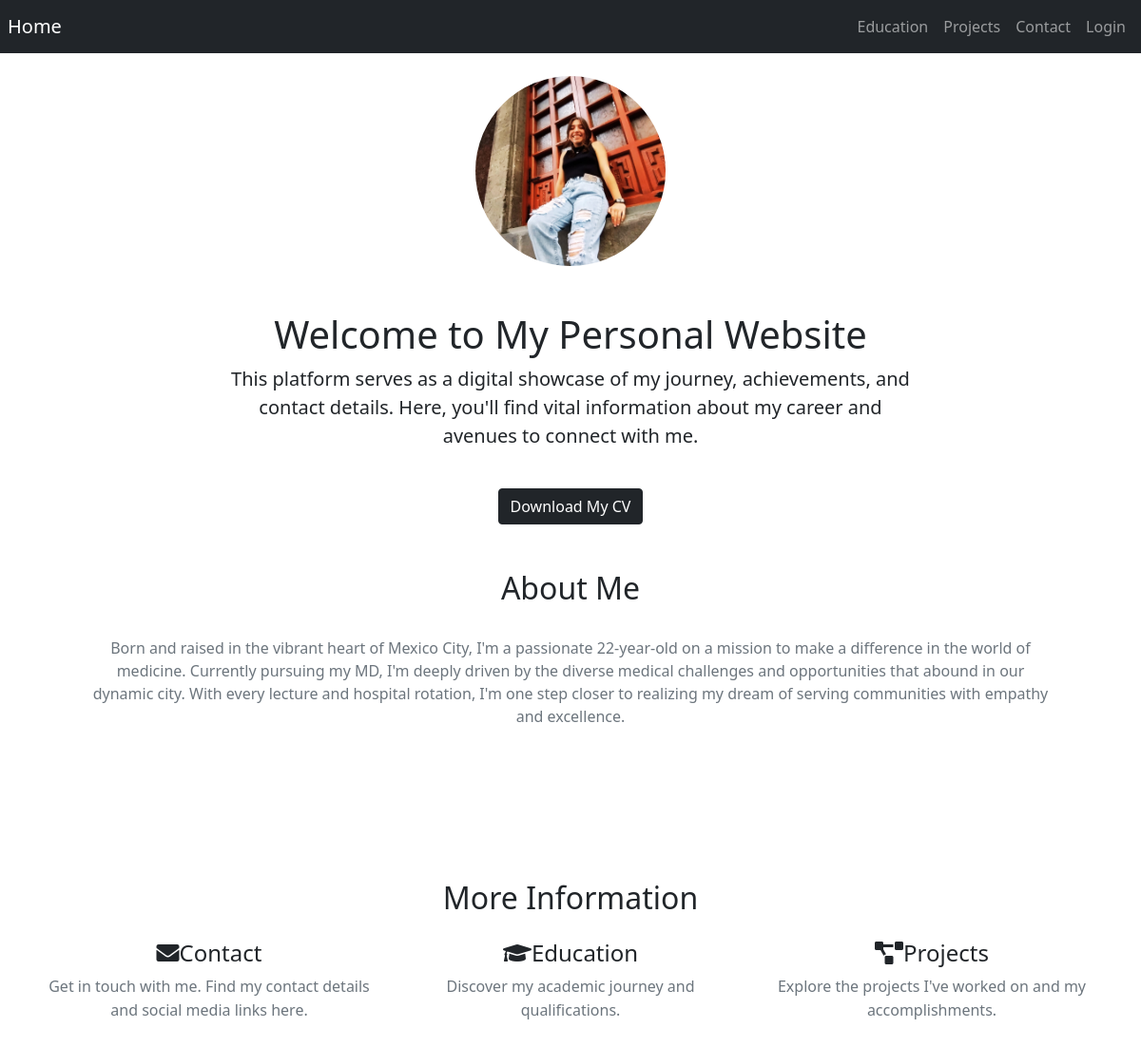
Before: / with the older database file.
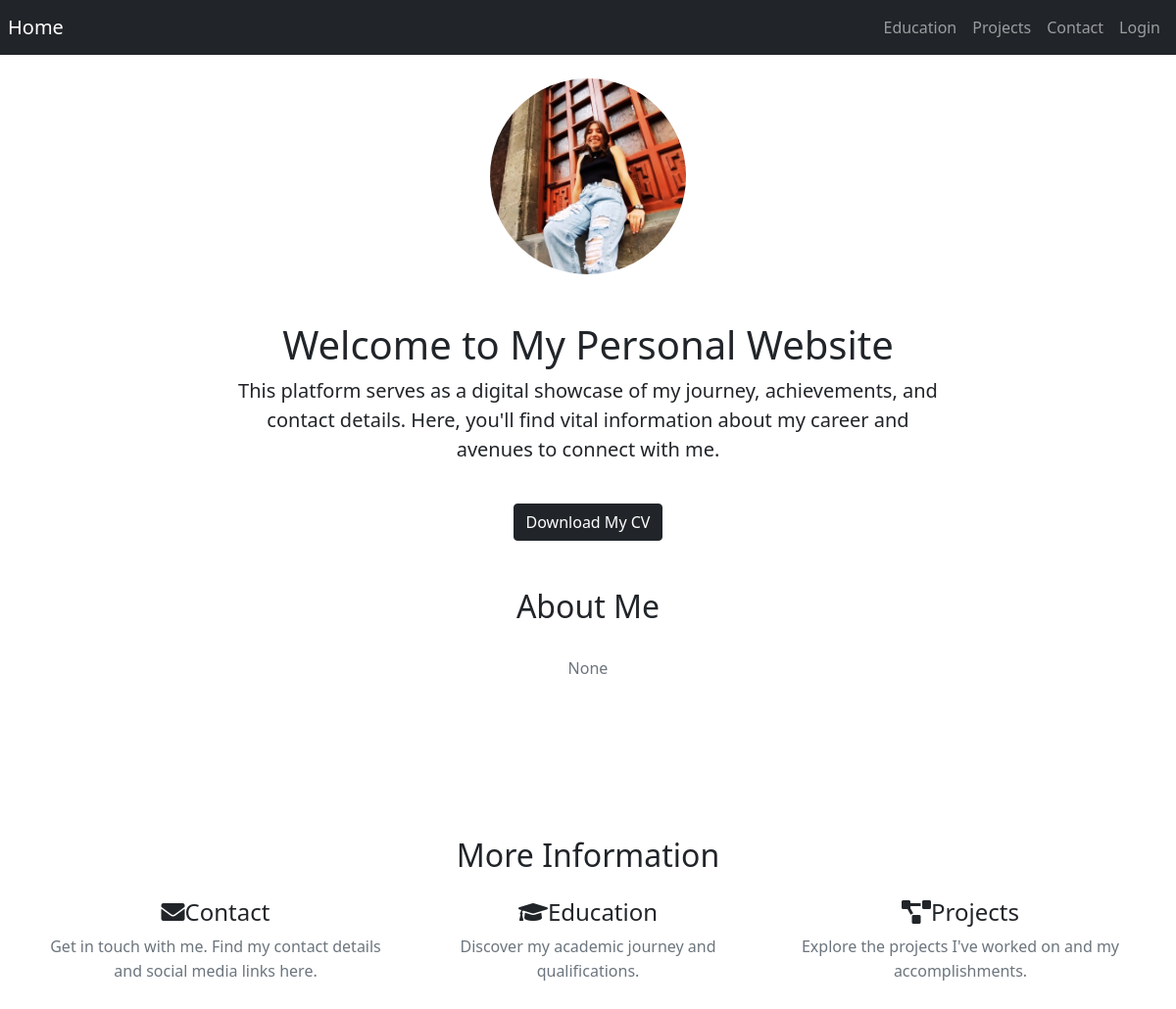
After: the same page with the newer database file.
### app.py (models this page shows)
class Info(db.Model):
    id = db.Column(db.Integer, primary_key=True)
    description = db.Column(db.String(500), default="Default Description")
    profile_picture_path = db.Column(db.String(100), default="default_profile_picture")
    cv_path = db.Column(db.String(100), default="default_cv")

### app.py (the view)
@app.route('/')
def index():
    contact_info = Contact.query.first()
    info = Info.query.first()
    if info:
        profile_picture_url = url_for('uploaded_file', filename=info.profile_picture_path) if info.profile_picture_path else None
        cv_url = url_for('uploaded_file', filename=info.cv_path) if info.cv_path else None
        description = info.description
    else:
        profile_picture_url, cv_url, description = None, None, None
    return render_template('index.html', profile_picture_url=profile_picture_url, cv_url=cv_url, description=description,contact=contact_info)

### templates/index.html (shortened to what this page needs)
{%extends 'base.html'%}
{%block content%}
<div class="row justify-content-center mt-4">
    <div class="col-md-6 text-center">
        {% if profile_picture_url %}
        <div class="d-flex justify-content-center align-items-center">
            <img src="{{ profile_picture_url }}" alt="Profile Picture" class="rounded-circle" style="width: 200px; height: 200px;">
        </div>
        {% else %}
        <p class="text-muted">Profile picture coming soon...</p>
        {% endif %}
    </div>
</div>
<div class="container mt-5">
    <div class="row justify-content-center">
        <div class="col-md-8 text-center">
            <h1>Welcome to My Personal Website</h1>
            <p class="lead">
                This platform serves as a digital showcase of my journey, achievements, and contact details. Here, you'll find vital information about my career and avenues to connect with me.
            </p>
        </div>
    </div>
</div>
<div class="row justify-content-center mt-4">
    <div class="col-md-8 text-center">
        {% if cv_url %}
        <a href="{{ cv_url }}" class="btn btn-dark" download>Download My CV</a>
        {% else %}
        <p class="text-muted">CV will be available for download soon.</p>
        {% endif %}
    </div>
</div>
<section id="about-me" class="text-center py-5 d-flex flex-column align-items-center">
    <h2>About Me</h2>
    <p class="mt-4 text-muted" style="width: 85%;">{{ description }}</p>
</section>
<section id="navigation" class="text-center py-5 mt-5">
    <h2 class="mb-4">More Information</h2>
    <div class="container">
        <div class="row">
            <div class="col-md-4">
                <a href="{{ url_for('contact') }}" class="text-dark text-decoration-none">
                    <h4><i class="fas fa-envelope mr-2"></i>Contact</h4>
                    <p class="text-muted">Get in touch with me. Find my contact details and social media links here.</p>
                </a>
            </div>
            <div class="col-md-4">
                <a href="{{ url_for('education') }}" class="text-dark text-decoration-none">
                    <h4><i class="fas fa-graduation-cap mr-2"></i>Education</h4>
                    <p class="text-muted">Discover my academic journey and qualifications.</p>
                </a>
            </div>
            <div class="col-md-4">
                <a href="{{ url_for('projects') }}" class="text-dark text-decoration-none">
                    <h4><i class="fas fa-project-diagram mr-2"></i>Projects</h4>
                    <p class="text-muted">Explore the projects I've worked on and my accomplishments.</p>
                </a>
            </div>
        </div>
    </div>
</section>
{%endblock%}

### templates/base.html (shortened to what this page needs)
<!DOCTYPE html>
<html lang="en">
<head>
    <link href="https://stackpath.bootstrapcdn.com/bootstrap/5.0.0-beta1/css/bootstrap.min.css" rel="stylesheet">
    <link href="https://cdn.jsdelivr.net/npm/bootstrap@5.1.0/dist/css/bootstrap.min.css" rel="stylesheet">
    <link rel="stylesheet" href="https://cdnjs.cloudflare.com/ajax/libs/font-awesome/5.15.4/css/all.min.css">
    <link rel="stylesheet" href="https://cdnjs.cloudflare.com/ajax/libs/font-awesome/5.15.3/css/all.min.css">
    <link rel="stylesheet" href="{{ url_for('static', filename='css/style.css') }}">
</head>
<body>
    <nav class="navbar navbar-expand-lg navbar-dark bg-dark px-2">
        <a class="navbar-brand" href="/">Home</a>
        <div class="collapse navbar-collapse" id="navbarNav">
            <ul class="navbar-nav ms-auto">
                <li class="nav-item">
                    <a class="nav-link" href="/education">Education</a>
                </li>
                <li class="nav-item">
                    <a class="nav-link" href="/projects">Projects</a>
                </li>
                <li class="nav-item">
                    <a class="nav-link" href="/contact">Contact</a>
                </li>
                <li class="nav-item">
                    <a class="nav-link" href="/login">Login</a>
                </li>
            </ul>
        </div>
    </nav>
    {%block content%}{%endblock%}
</body>
</html>

### static/css/style.css (style rules this page uses)
body { overflow-x: hidden; }
#navigation a { transition: color 0.3s; }
#navigation p { font-weight: 300; line-height: 1.6; }

Changed rows visible on the page:
no longer on this page (row edited): Info: description "Born and raised in the vibrant heart of Mexico City, I'm a passionate 22-year-old on a mission to make a difference in the world of medicine. Currently pursuing my MD, I'm deeply driven by the diverse medical challenges and opportunities that abound in our dynamic city. With every lecture and hospital rotation, I'm one step closer to realizing my dream of serving communities with empathy and excellence."
Other visible differences:
{{ description }}: (not shown) → "None"
